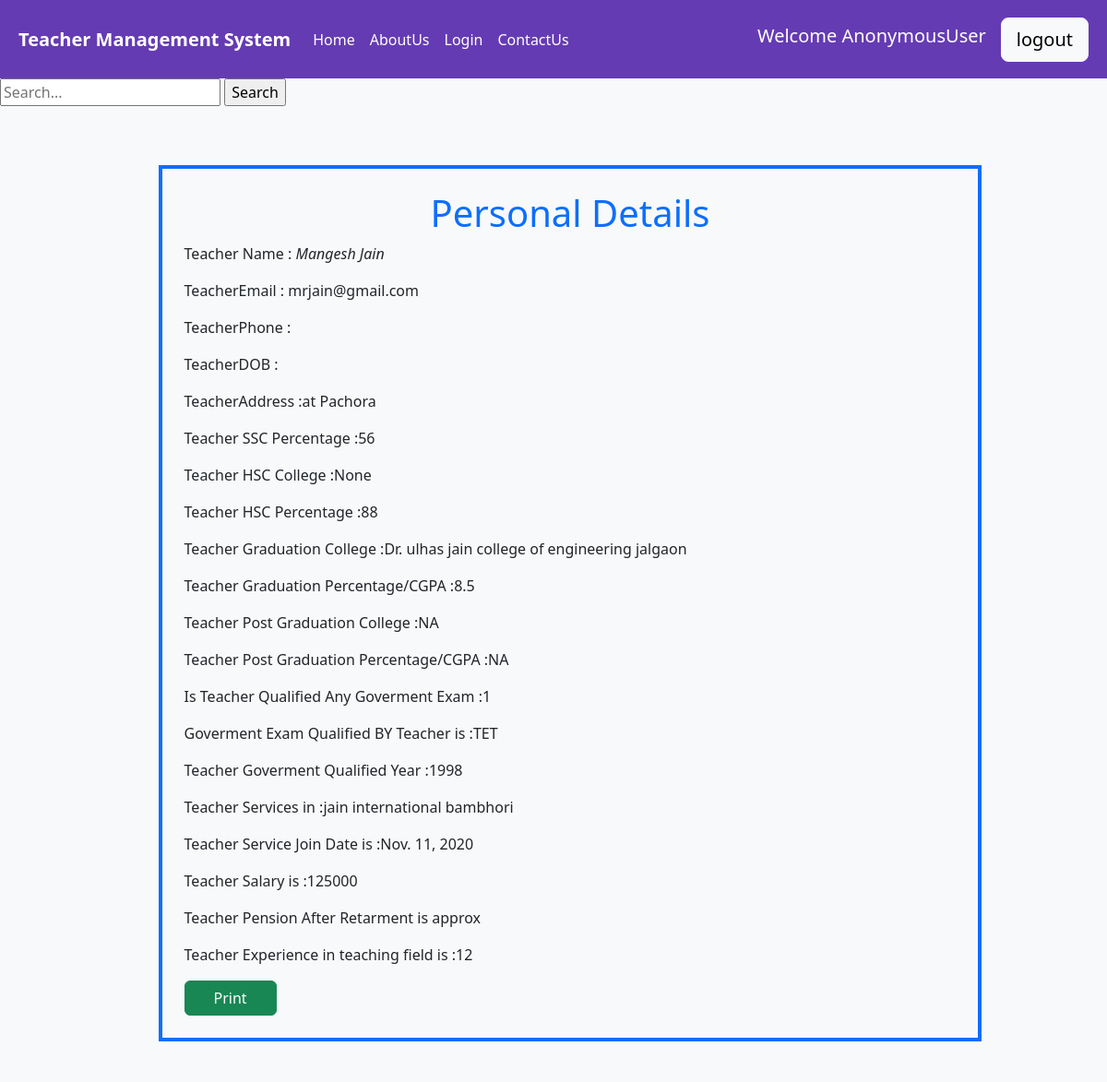
The page /show_more/8 on the database its author committed.
### home/models.py (models this page shows, shortened)
class Teacher_details(models.Model):
    id = models.AutoField(primary_key=True)
    tname=models.CharField(max_length=122,null=True)
    temail=models.CharField(max_length=122,null=True)
    tphone=models.CharField(max_length=122,null=True)
    tdob=models.DateField(null=True)
    tadd=models.TextField()
    tsscs=models.CharField(max_length=122,null=True)
    tsscp=models.CharField(max_length=122,null=True)
    thscs=models.CharField(max_length=122,null=True)
    thscp=models.CharField(max_length=122,null=True)
    tgp=models.CharField(max_length=122,null=True)
    tgc=models.CharField(max_length=122,null=True)
    tpgp=models.CharField(max_length=122,null=True)
    tpgc=models.CharField(max_length=122,null=True)
    tge=models.CharField(max_length=122,null=True)
    teq=models.CharField(max_length=122,null=True)
    teqy=models.CharField(max_length=122,null=True)
    teacher_service=models.CharField(max_length=122,null=True)
    join_date=models.DateField(null=True)
    teacher_salary=models.CharField(max_length=122,null=True)
    teacher_exp=models.CharField(max_length=122,null=True)
    image = models.ImageField(upload_to='images')
    field_name = models.FileField(blank="True",upload_to="media")

### home/views.py (the view)
# urls.py: path('show_more/<int:id>', views.show_more, name="show_more"),
def show_more(request, id):
    results = Teacher_details.objects.filter(id=id)
    return render(request, 'show_more.html', {'results': results})

### Templates/show_more.html (shortened to what this page needs)
{% extends 'base.html' %}
{% block content %}
<form method="get" action="/show_more">
    <input type="text" name="q" placeholder="Search...">
    <input type="submit" value="Search">
</form>
<form action="">
    <div class="container row m-lg-5 overflow-hidden" style="background:#f8f9fa">
        <div class="container my-3 py-4" style="border:4px solid #0d6efd;width:80%">
            <div class="container ">
                <h1 style="color:#0d6efd" class="text-center">Personal Details</h1>
                {% for resume in results %}
                <p>Teacher Name : <i> {{ resume.tname }} </i>
                </p>
                <p>TeacherEmail : {{ resume.temail }}
                </p>
                <p>TeacherPhone :{{ resume.phone }}
                </p>
                <p>TeacherDOB :{{ resume.dob }}
                </p>
                <p>TeacherAddress :{{ resume.tadd }}
                </p>
                <p>Teacher SSC Percentage :{{ resume.tsscp}}
                </p>
                <p>Teacher HSC College :{{ resume.tsscs }}
                </p>
                <p>Teacher HSC Percentage :{{ resume.thscp }}
                </p>
                <p>Teacher Graduation College :{{ resume.tgc }}
                </p>
                <p>Teacher Graduation Percentage/CGPA :{{ resume.tgp }}</p>
                <p>Teacher Post Graduation College :{{ resume.tpgc }}
                </p>
                <p>Teacher Post Graduation Percentage/CGPA :{{ resume.tpgp }}
                </p>
                <p>Is Teacher Qualified Any Goverment Exam :{{ resume.tge }}
                </p>
                <p>Goverment Exam Qualified BY Teacher is :{{ resume.teq }}
                </p>
                <p>Teacher Goverment Qualified Year :{{ resume.teqy }}
                </p>
                <p>Teacher Services in :{{ resume.teacher_service }}
                </p>
                <p>Teacher Service Join Date is :{{ resume.join_date }}
                </p>
                <p>Teacher Salary is :{{ resume.teacher_salary }}
                </p>
                <p>Teacher Pension After Retarment is approx{{ resume.pension }}
                </p>
                <p>Teacher Experience in teaching field is :{{ resume.teacher_exp}}
                </p>
                    {% endfor %}
                    <button type="button"onclick="display()" class="btn btn-success"style="width:100px">Print</button>
            </div>
    </div>
</form>
{% endblock content %}

### rows shown on the page
Teacher_details: tname "Mangesh Jain", temail "mrjain@gmail.com", tadd "at Pachora", tsscp "56", tsscs "None", thscp "88", tgc "Dr. ulhas jain college of engineering jalgaon", tgp "8.5", tpgc "NA", tpgp "NA", tge "1", teq "TET", teqy "1998", teacher_service "jain international bambhori", join_date "Nov. 11, 2020", teacher_salary "125000", teacher_exp "12"

### other values the page prints
{{ request.user }} "AnonymousUser"
